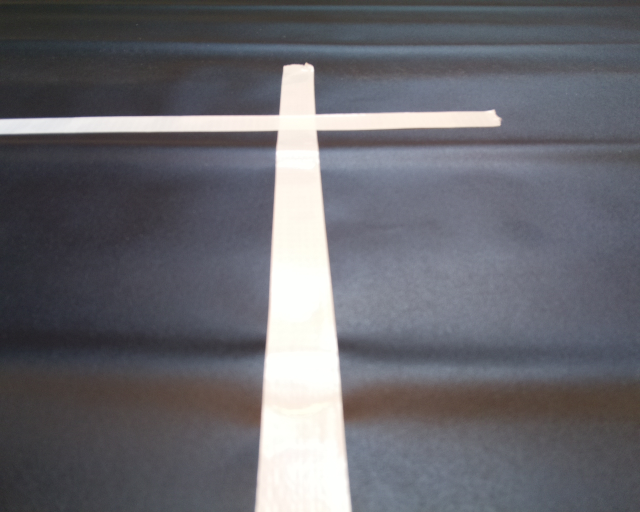
#> input picture basic_image_processing/photo_carrefour1.jpg, 1280 x 1024 px (shown at 1/2 size)
$ python -i test_line_tracking.py   (imports and definitions only)
#> lines starting #> are read from the running program, lines starting #| are printed output that depends on the picture; after the words box and inside, x2 and y2 are one past the last pixel; in counts of white or black regions, pixels touching at a corner belong together
#!/usr/bin/env python3
"""
Script de test pour le suivi de ligne sans Arduino
Permet de tester la détection de ligne et le calcul des commandes
"""

import cv2
import numpy as np
import time

try:
    from picamera import PiCamera
    from picamera.array import PiRGBArray
    PICAMERA_AVAILABLE = True
except ImportError:
    print("PiCamera non disponible, mode simulation avec webcam")
    PICAMERA_AVAILABLE = False

resolution_target = (160, 128)

# [29 lines left out: functions init_camera, capture_image, not called in this run]

def detect_line(image):
    """
    Détecte la ligne blanche dans l'image et retourne les coordonnées du centroïde
    Returns: (cx, cy, debug_image) ou (None, None, debug_image)
    """
    if image is None:
        return None, None, image

    h, w = image.shape[:2]
#> h = 1024; w = 1280
    debug_image = image.copy()

    # Prétraitement: flou pour réduire le bruit
    blur = cv2.blur(image, (5, 5))

    # Seuillage pour isoler les zones blanches
    ret, thresh1 = cv2.threshold(blur, 168, 255, cv2.THRESH_BINARY)
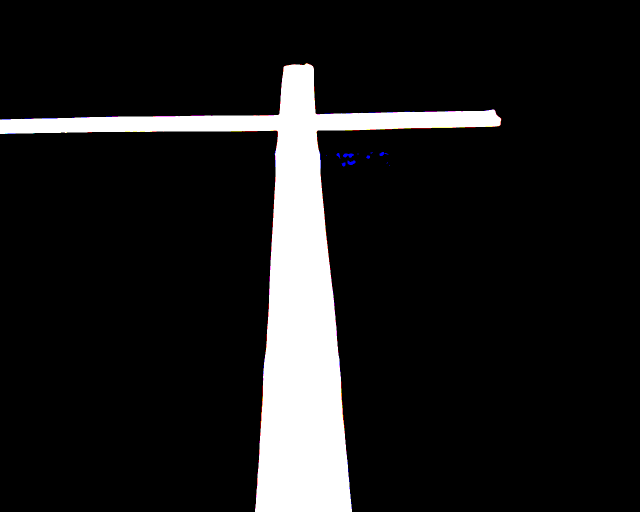
#> thresh1: shape (1024, 1280, 3) (shown at 1/2 size); mean R, G, B 27.7, 27.5, 27.6

    # Conversion en HSV
    hsv = cv2.cvtColor(thresh1, cv2.COLOR_RGB2HSV)
#> hsv: shape (1024, 1280, 3); mean H, S, V 0.1, 0.4, 27.8

    # Définition de la plage de blanc en HSV
    lower_white = np.array([0, 0, 168])
    upper_white = np.array([172, 111, 255])

    # Création du masque
    mask = cv2.inRange(hsv, lower_white, upper_white)
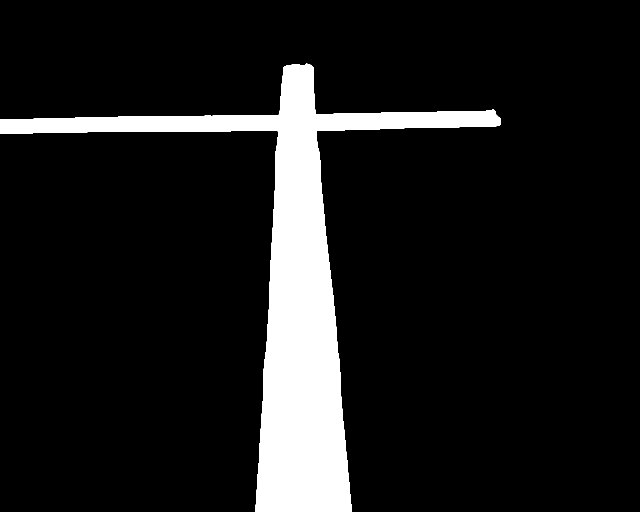
#> mask: shape (1024, 1280) (shown at 1/2 size); 10.7% white; 1 white region, box (x1, y1, x2, y2) and area: (0, 127, 1002, 1024) 140816

    # Suppression du bruit avec morphologie
    kernel_erode = np.ones((6, 6), np.uint8)
    eroded_mask = cv2.erode(mask, kernel_erode, iterations=1)
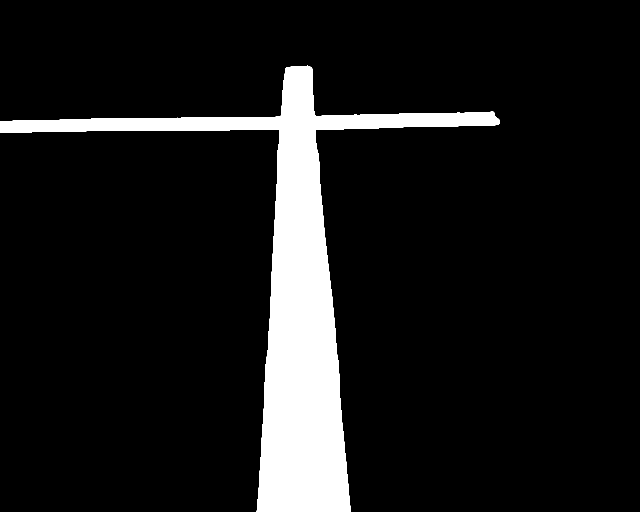
#> eroded_mask: shape (1024, 1280) (shown at 1/2 size); 10% white; 1 white region, box (x1, y1, x2, y2) and area: (0, 131, 999, 1024) 131079
    kernel_dilate = np.ones((4, 4), np.uint8)
    dilated_mask = cv2.dilate(eroded_mask, kernel_dilate, iterations=1)
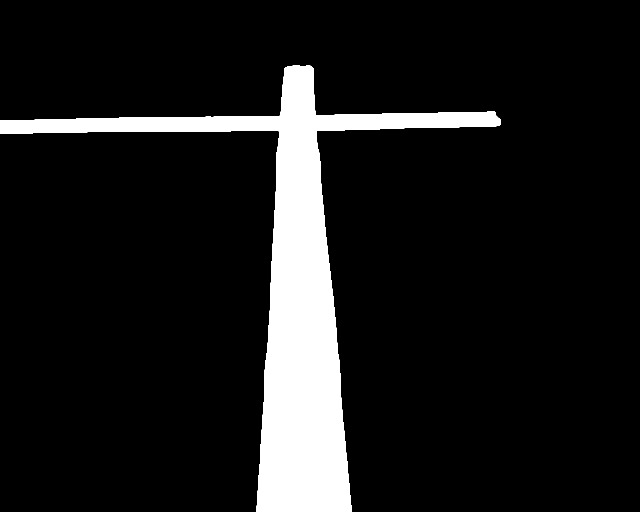
#> dilated_mask: shape (1024, 1280) (shown at 1/2 size); 10.4% white; 1 white region

    # Détection des contours
    contours, hierarchy = cv2.findContours(dilated_mask, cv2.RETR_TREE, cv2.CHAIN_APPROX_SIMPLE)
#> contours = 1 contour; box (x1, y1, x2, y2) and area: (0, 130, 1001, 1024) 134848

    # Dessiner les contours sur l'image de debug
    cv2.drawContours(debug_image, contours, -1, (0, 255, 0), 2)
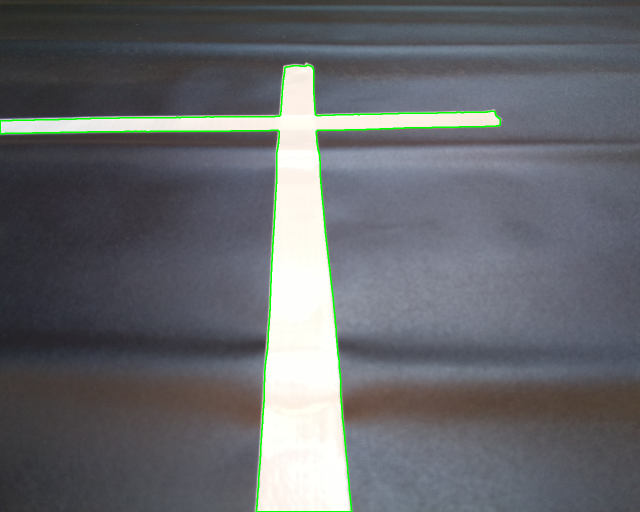
#> debug_image: shape (1024, 1280, 3) (shown at 1/2 size); mean R, G, B 101.7, 104.1, 108.2

    # Tri par aire (garder seulement le plus grand)
    if len(contours) > 0:
        contours = sorted(contours, key=cv2.contourArea, reverse=True)[:1]
        M = cv2.moments(contours[0])
#> M = moments, m00 134848.5, centre m10/m00, m01/m00 = (583.5, 579.5)

        if M['m00'] != 0:
            # Calcul du centroïde
            cx = int(M['m10'] / M['m00'])
#> cx = 583
            cy = int(M['m01'] / M['m00'])
#> cy = 579

            # Dessiner le centroïde
            cv2.circle(debug_image, (cx, cy), 5, (255, 0, 0), -1)
#> debug_image: shape (1024, 1280, 3); 0.01% of pixels changed, all inside (x1, y1, x2, y2) = (578, 574, 589, 585)
            cv2.putText(debug_image, f"({cx},{cy})", (cx+10, cy-10),
                       cv2.FONT_HERSHEY_SIMPLEX, 0.4, (255, 0, 0), 1)
#> debug_image: shape (1024, 1280, 3); mean R, G, B 101.7, 104, 108.2

            return cx, cy, debug_image

    return None, None, debug_image

# [119 lines left out: functions compute_steering_command, main, not called in this run]

# [2 lines not run here, left out]

>>> import cv2
>>> picture = cv2.cvtColor(cv2.imread('../basic_image_processing/photo_carrefour1.jpg'), cv2.COLOR_BGR2RGB)
>>> result = detect_line(picture)
